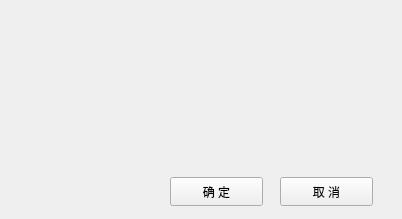
<?xml version="1.0" encoding="UTF-8"?>
<ui version="4.0">
 <class>WinMsgBox</class>
 <widget class="QWidget" name="WinMsgBox">
  <property name="geometry">
   <rect>
    <x>0</x>
    <y>0</y>
    <width>402</width>
    <height>219</height>
   </rect>
  </property>
  <property name="windowTitle">
   <string>Form</string>
  </property>
  <property name="styleSheet">
   <string notr="true"/>
  </property>
  <layout class="QVBoxLayout" name="verticalLayout" stretch="4,12,5">
   <property name="spacing">
    <number>0</number>
   </property>
   <property name="leftMargin">
    <number>0</number>
   </property>
   <property name="topMargin">
    <number>0</number>
   </property>
   <property name="rightMargin">
    <number>0</number>
   </property>
   <property name="bottomMargin">
    <number>0</number>
   </property>
   <item>
    <widget class="QWidget" name="titleWidget" native="true">
     <property name="titleskin" stdset="0">
      <bool>true</bool>
     </property>
    </widget>
   </item>
   <item>
    <widget class="QWidget" name="centerWidget" native="true">
     <widget class="QLabel" name="MessageIcon">
      <property name="geometry">
       <rect>
        <x>50</x>
        <y>40</y>
        <width>61</width>
        <height>51</height>
       </rect>
      </property>
      <property name="text">
       <string/>
      </property>
     </widget>
     <widget class="QLabel" name="MessageContent">
      <property name="geometry">
       <rect>
        <x>120</x>
        <y>50</y>
        <width>251</width>
        <height>41</height>
       </rect>
      </property>
      <property name="text">
       <string/>
      </property>
      <property name="wordWrap">
       <bool>true</bool>
      </property>
      <property name="margin">
       <number>2</number>
      </property>
     </widget>
    </widget>
   </item>
   <item>
    <widget class="QWidget" name="bottomWidget" native="true">
     <property name="bottomskin" stdset="0">
      <bool>true</bool>
     </property>
     <widget class="QPushButton" name="pButtonOk">
      <property name="geometry">
       <rect>
        <x>170</x>
        <y>10</y>
        <width>93</width>
        <height>29</height>
       </rect>
      </property>
      <property name="text">
       <string>确 定</string>
      </property>
     </widget>
     <widget class="QPushButton" name="pButtonCancel">
      <property name="geometry">
       <rect>
        <x>280</x>
        <y>10</y>
        <width>93</width>
        <height>29</height>
       </rect>
      </property>
      <property name="text">
       <string>取 消</string>
      </property>
     </widget>
    </widget>
   </item>
  </layout>
 </widget>
 <resources/>
 <connections/>
</ui>
